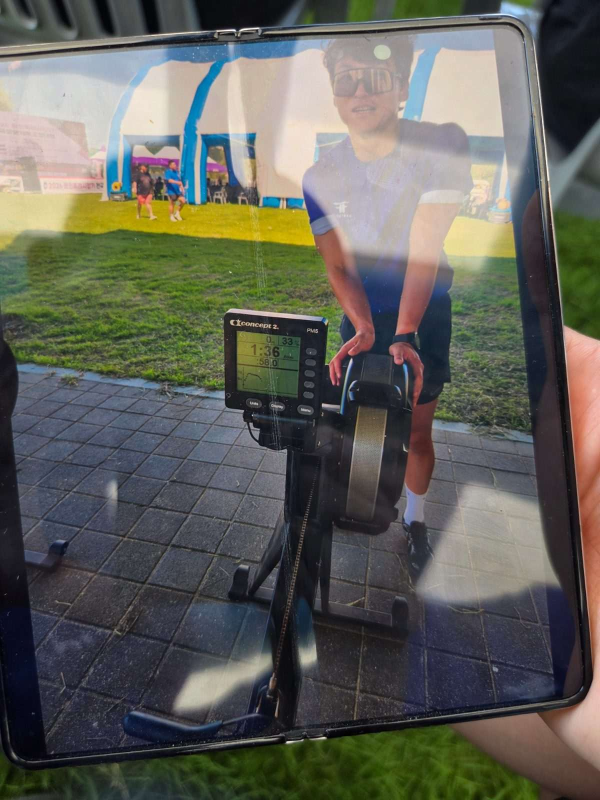
#> input picture data/proofs/05b1662c-eeb2-4854-992e-f7748e041682.jpg, 1200 x 1600 px (shown at 1/2 size); its folder holds only this picture in this run
$ python compress_existing_proofs.py
#> lines starting #> are read from the running program, lines starting #| are printed output that depends on the picture
"""Compress proof JPEGs without changing their URLs; preserve an original ZIP first."""
from pathlib import Path
from PIL import Image, ImageOps, ImageDraw
import datetime, hashlib, io, json, zipfile

ROOT = Path(__file__).resolve().parents[1]
PHOTOS = ROOT / 'data/proofs'
OUT = ROOT / '.local/proof-compression'
LIMIT = 150 * 1024

def main():
    OUT.mkdir(parents=True, exist_ok=True)
    files = sorted(PHOTOS.glob('*.jpg'))
    report_path = OUT / 'report.json'
    if report_path.exists():
        previous = json.loads(report_path.read_text(encoding='utf-8'))
        if len(files) == previous['files'] and all(
            (PHOTOS / r['file']).exists() and hashlib.sha256((PHOTOS / r['file']).read_bytes()).hexdigest() == r['sha256']
            for r in previous['rows']
        ):
            print(json.dumps({**{k: v for k, v in previous.items() if k != 'rows'}, 'alreadyCompressed': True}))
            return
        raise RuntimeError('Existing compression report differs; review it before starting another lossy pass.')
    stamp = datetime.datetime.now().strftime('%y%m%d_%H%M%S')
    backup = OUT / f'proofs_backup_{stamp}.zip'
    with zipfile.ZipFile(backup, 'x', zipfile.ZIP_DEFLATED) as z:
        for path in files:
            z.write(path, 'proofs/' + path.name)
    rows = []
    for path in files:
        original = path.read_bytes()
        with Image.open(io.BytesIO(original)) as src:
#> src is the input picture: PIL image 1200x1600 RGB; mean R, G, B 96.2, 96.6, 89
            image = ImageOps.exif_transpose(src).convert('RGB')
        # Keep lettering resolution; reduce JPEG quality before resizing pixels.
        size = image.size
        candidate = None
        for attempt in range(12):
            work = image if image.size == size else image.resize(size, Image.Resampling.LANCZOS)
            for quality in (82, 78, 74, 70, 66, 62, 58, 54, 50, 46, 42):
                stream = io.BytesIO()
                work.save(stream, 'JPEG', quality=quality, optimize=True, progressive=True)
                candidate = stream.getvalue()
                if len(candidate) <= LIMIT:
                    break
            if len(candidate) <= LIMIT:
                break
            size = tuple(max(1, round(n * .9)) for n in size)
        if len(candidate) > LIMIT:
            raise RuntimeError('Cannot fit photo within 150 KiB: ' + path.name)
        if len(original) <= len(candidate) and len(original) <= LIMIT:
            candidate, size, quality = original, image.size, None
        with Image.open(io.BytesIO(candidate)) as check:
            check.verify()
        path.write_bytes(candidate)
        rows.append(dict(file=path.name, before=len(original), after=len(candidate),
                         dimensions=list(image.size), outputDimensions=list(size), quality=quality,
                         originalSha256=hashlib.sha256(original).hexdigest(), sha256=hashlib.sha256(candidate).hexdigest()))
    # Compare the largest originals with their compressed counterparts.
    selected = sorted(rows, key=lambda r: r['before'], reverse=True)[:6]
    sheet = Image.new('RGB', (1200, 6 * 420), 'white')
#> sheet: PIL image 1200x2520 RGB; every value is 255
    draw = ImageDraw.Draw(sheet)
    with zipfile.ZipFile(backup) as z:
        for i, row in enumerate(selected):
            for j, data in enumerate((z.read('proofs/' + row['file']), (PHOTOS / row['file']).read_bytes())):
                im = Image.open(io.BytesIO(data)).convert('RGB')
                im.thumbnail((590, 385))
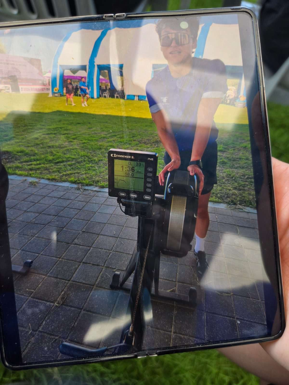
#> im: PIL image 289x385 RGB; mean R, G, B 96.3, 96.7, 89.2
                sheet.paste(im, (j * 600, i * 420 + 30))
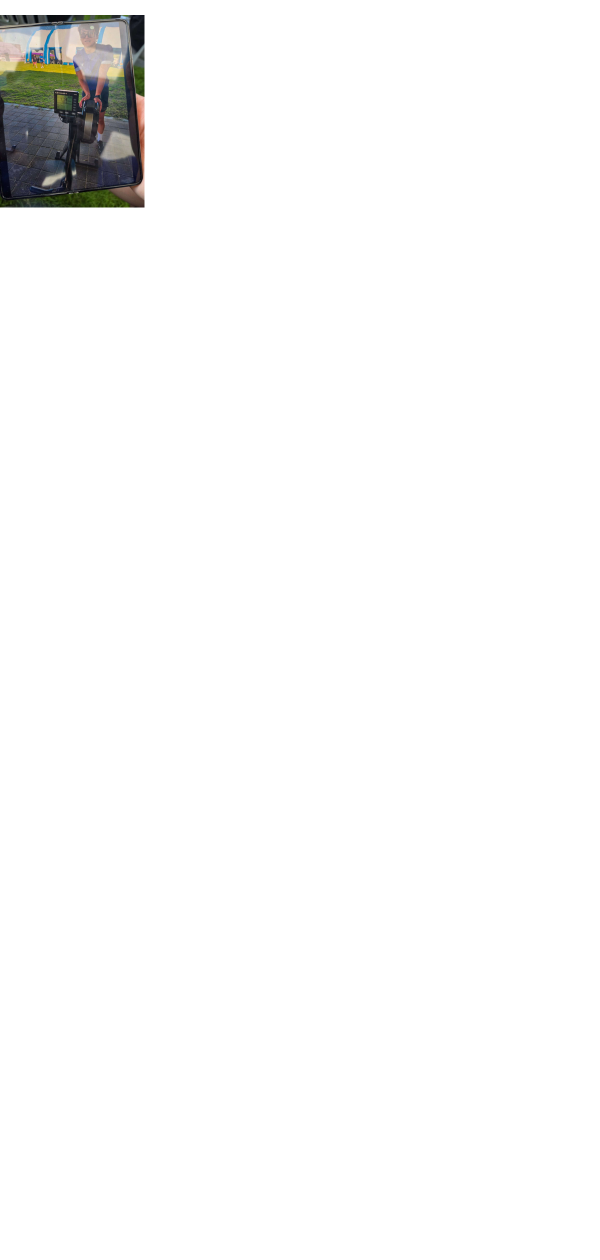
#> sheet: PIL image 1200x2520 RGB (shown at 1/2 size); mean R, G, B 249.2, 249.2, 248.9
                draw.text((j * 600 + 5, i * 420 + 5), f"{'BEFORE' if j == 0 else 'AFTER'} {len(data):,} bytes", fill='black')
    sheet.save(OUT / 'comparison.jpg', quality=92)
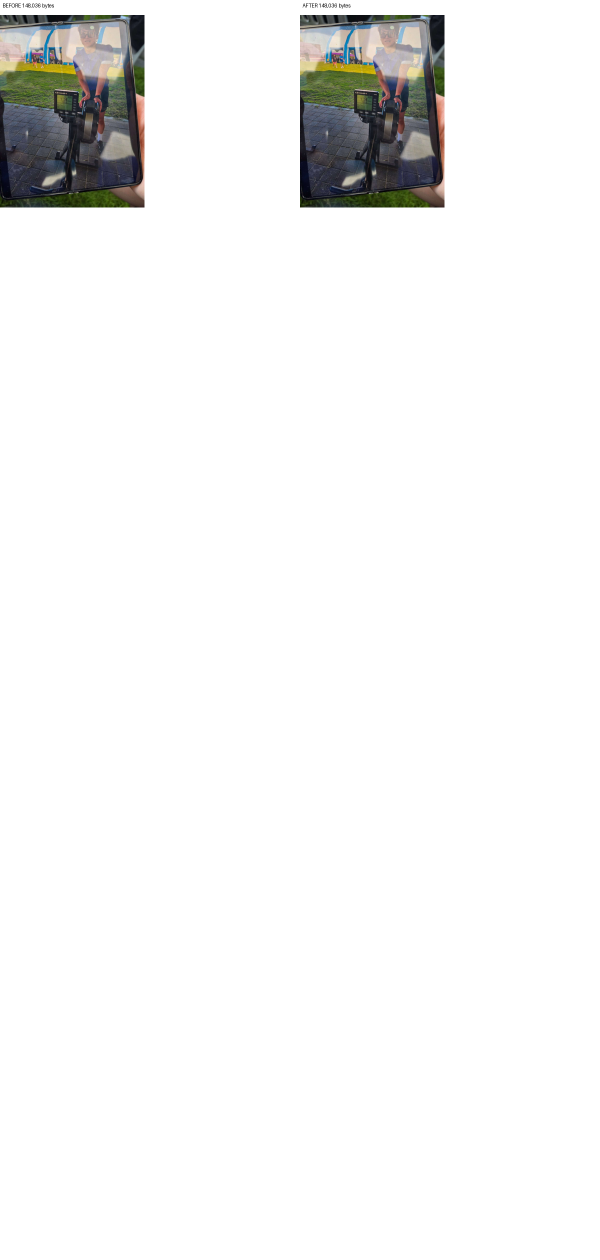
#> saved as comparison.jpg: PIL image 1200x2520 RGB (shown at 1/2 size); mean R, G, B 243.3, 243.3, 242.8
    report = dict(files=len(rows), changed=sum(r['before'] != r['after'] for r in rows),
                  before=sum(r['before'] for r in rows), after=sum(r['after'] for r in rows),
                  maxBytes=max(r['after'] for r in rows), resized=sum(r['dimensions'] != r['outputDimensions'] for r in rows),
                  backup=str(backup), rows=rows)
    (OUT / 'report.json').write_text(json.dumps(report, ensure_ascii=False, indent=2), encoding='utf-8')
    print(json.dumps({k: v for k, v in report.items() if k != 'rows'}))
#| {"files": 1, "changed": 0, "before": 148036, "after": 148036, "maxBytes": 148036, "resized": 0, "backup": ".local/proof-compression/proofs_backup_261120_231742.zip"}

if __name__ == '__main__':
    main()

$ run again, on data/proofs/23bfbd12-1178-4d43-921e-db3e6f3471c7.jpg
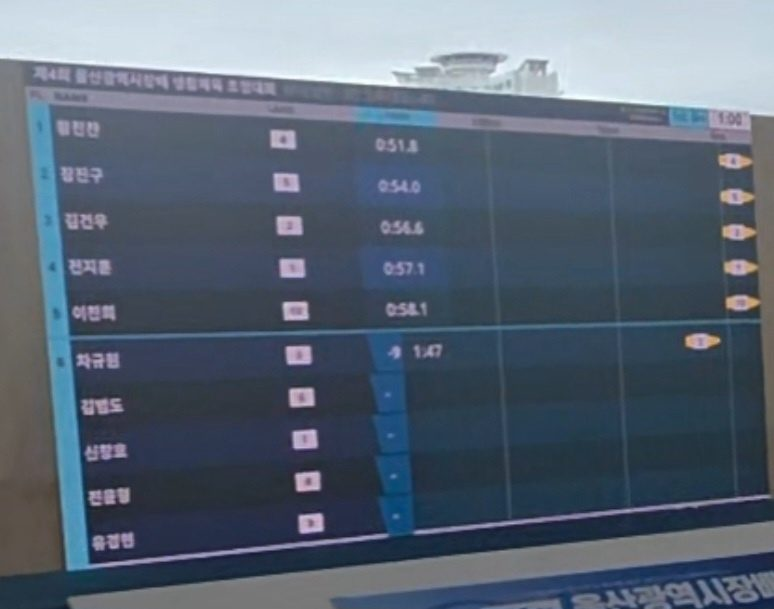
#> input picture data/proofs/23bfbd12-1178-4d43-921e-db3e6f3471c7.jpg, 774 x 609 px
#> in main, src is the input picture: PIL image 774x609 RGB; mean R, G, B 89.4, 101.7, 117.4
#> selected = 1 item
#> in main, `sheet.paste(im, (j * 600, i * 420 + 30))`:
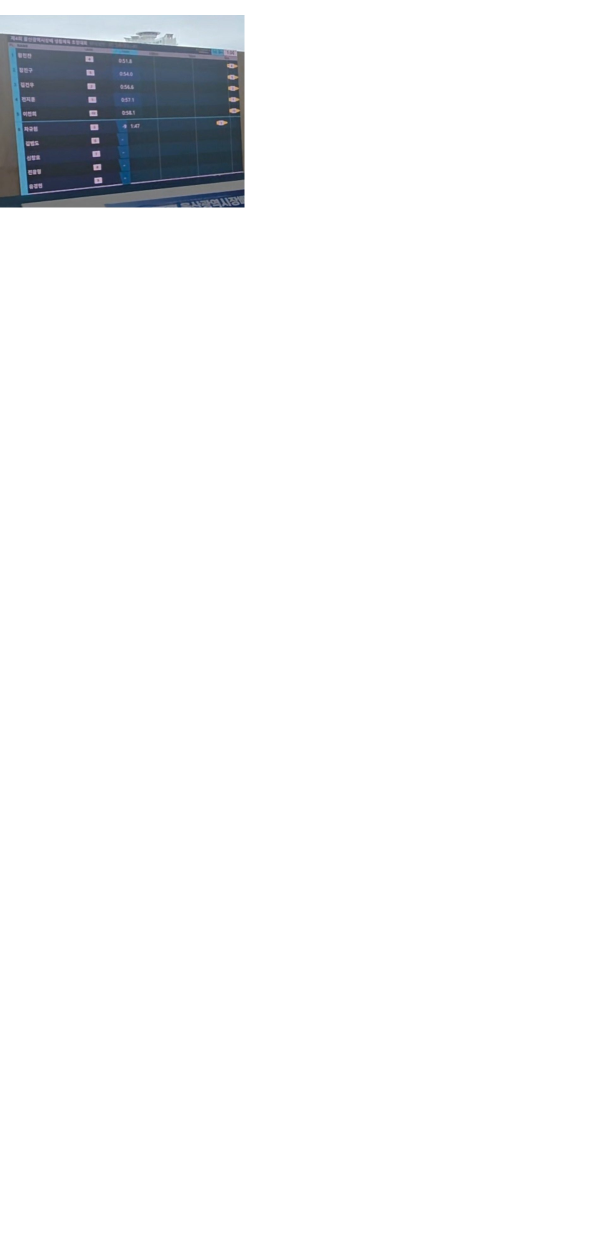
#> sheet: PIL image 1200x2520 RGB (shown at 1/2 size); mean R, G, B 244.7, 245.5, 246.4
#> in main, `sheet.save(OUT / 'comparison.jpg', quality=92)`:
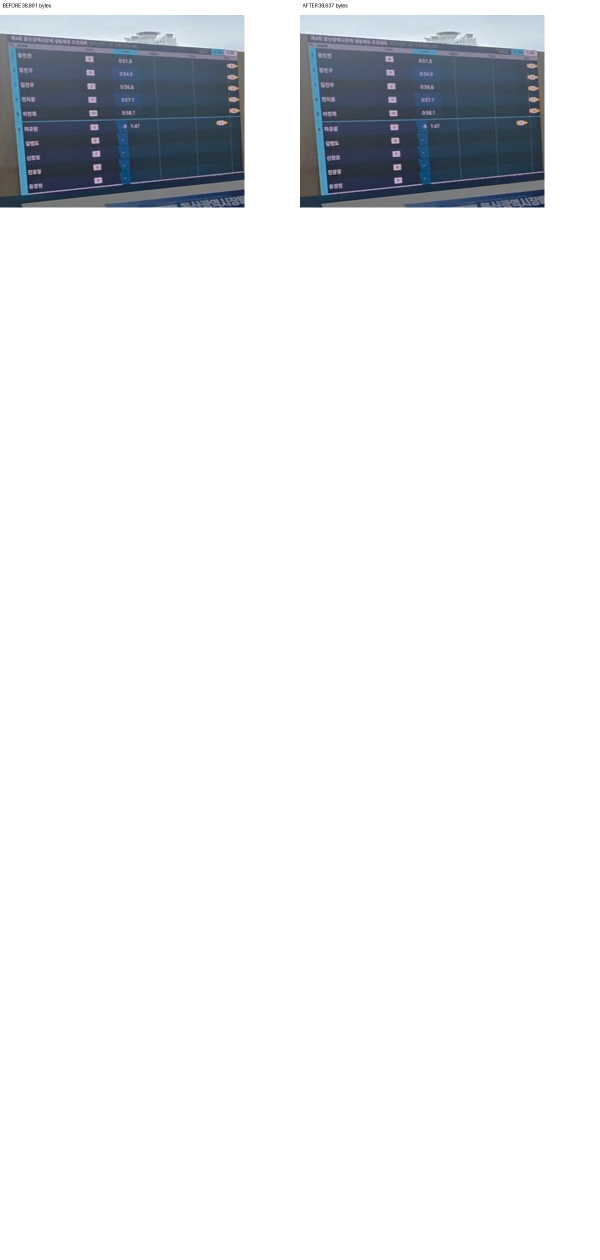
#> saved as comparison.jpg: PIL image 1200x2520 RGB (shown at 1/2 size); mean R, G, B 234.3, 235.9, 237.8
#> report = 8 items
#| {"files": 1, "changed": 1, "before": 38891, "after": 38637, "maxBytes": 38637, "resized": 0, "backup": ".local/proof-compression/proofs_backup_261120_231744.zip"}
